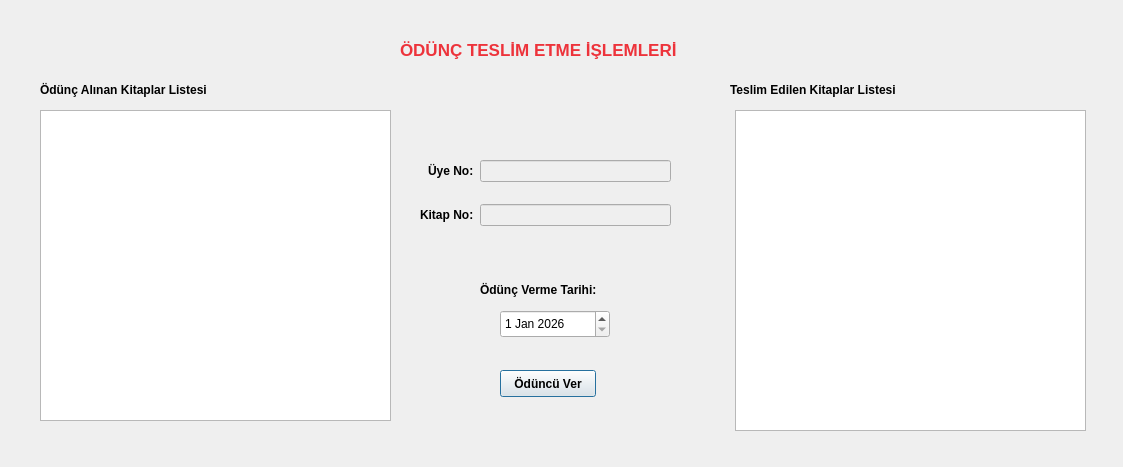
<?xml version="1.0" encoding="UTF-8"?>
<ui version="4.0">
 <class>TeslimEtme</class>
 <widget class="QDialog" name="TeslimEtme">
  <property name="geometry">
   <rect>
    <x>0</x>
    <y>0</y>
    <width>1123</width>
    <height>467</height>
   </rect>
  </property>
  <property name="windowTitle">
   <string>Dialog</string>
  </property>
  <widget class="QTableView" name="odunc_table">
   <property name="geometry">
    <rect>
     <x>40</x>
     <y>110</y>
     <width>351</width>
     <height>311</height>
    </rect>
   </property>
  </widget>
  <widget class="QTableView" name="teslim_table">
   <property name="geometry">
    <rect>
     <x>735</x>
     <y>110</y>
     <width>351</width>
     <height>321</height>
    </rect>
   </property>
  </widget>
  <widget class="QWidget" name="formLayoutWidget">
   <property name="geometry">
    <rect>
     <x>420</x>
     <y>160</y>
     <width>251</width>
     <height>91</height>
    </rect>
   </property>
   <layout class="QFormLayout" name="formLayout">
    <property name="labelAlignment">
     <set>Qt::AlignmentFlag::AlignRight|Qt::AlignmentFlag::AlignTrailing|Qt::AlignmentFlag::AlignVCenter</set>
    </property>
    <property name="verticalSpacing">
     <number>22</number>
    </property>
    <property name="topMargin">
     <number>0</number>
    </property>
    <item row="0" column="0">
     <widget class="QLabel" name="label_5">
      <property name="font">
       <font>
        <bold>true</bold>
       </font>
      </property>
      <property name="layoutDirection">
       <enum>Qt::LayoutDirection::LeftToRight</enum>
      </property>
      <property name="text">
       <string>Üye No:</string>
      </property>
     </widget>
    </item>
    <item row="0" column="1">
     <widget class="QLineEdit" name="uyeNo_line">
      <property name="enabled">
       <bool>false</bool>
      </property>
     </widget>
    </item>
    <item row="1" column="0">
     <widget class="QLabel" name="label_6">
      <property name="font">
       <font>
        <bold>true</bold>
       </font>
      </property>
      <property name="text">
       <string>Kitap No:</string>
      </property>
     </widget>
    </item>
    <item row="1" column="1">
     <widget class="QLineEdit" name="kitapNo_line">
      <property name="enabled">
       <bool>false</bool>
      </property>
     </widget>
    </item>
   </layout>
  </widget>
  <widget class="QDateEdit" name="dateEdit">
   <property name="geometry">
    <rect>
     <x>500</x>
     <y>310</y>
     <width>110</width>
     <height>28</height>
    </rect>
   </property>
   <property name="dateTime">
    <datetime>
     <hour>0</hour>
     <minute>0</minute>
     <second>0</second>
     <year>2026</year>
     <month>1</month>
     <day>1</day>
    </datetime>
   </property>
   <property name="maximumDate">
    <date>
     <year>3000</year>
     <month>1</month>
     <day>1</day>
    </date>
   </property>
   <property name="minimumDate">
    <date>
     <year>2000</year>
     <month>1</month>
     <day>1</day>
    </date>
   </property>
  </widget>
  <widget class="QLabel" name="label">
   <property name="geometry">
    <rect>
     <x>480</x>
     <y>280</y>
     <width>151</width>
     <height>19</height>
    </rect>
   </property>
   <property name="font">
    <font>
     <bold>true</bold>
    </font>
   </property>
   <property name="text">
    <string>Ödünç Verme Tarihi:</string>
   </property>
  </widget>
  <widget class="QLabel" name="label_2">
   <property name="geometry">
    <rect>
     <x>400</x>
     <y>40</y>
     <width>281</width>
     <height>19</height>
    </rect>
   </property>
   <property name="palette">
    <palette>
     <active>
      <colorrole role="WindowText">
       <brush brushstyle="SolidPattern">
        <color alpha="255">
         <red>237</red>
         <green>51</green>
         <blue>59</blue>
        </color>
       </brush>
      </colorrole>
     </active>
     <inactive>
      <colorrole role="WindowText">
       <brush brushstyle="SolidPattern">
        <color alpha="255">
         <red>237</red>
         <green>51</green>
         <blue>59</blue>
        </color>
       </brush>
      </colorrole>
     </inactive>
     <disabled/>
    </palette>
   </property>
   <property name="font">
    <font>
     <pointsize>13</pointsize>
     <bold>true</bold>
    </font>
   </property>
   <property name="text">
    <string>ÖDÜNÇ TESLİM ETME İŞLEMLERİ</string>
   </property>
  </widget>
  <widget class="QLabel" name="label_3">
   <property name="geometry">
    <rect>
     <x>40</x>
     <y>80</y>
     <width>221</width>
     <height>19</height>
    </rect>
   </property>
   <property name="font">
    <font>
     <bold>true</bold>
    </font>
   </property>
   <property name="text">
    <string>Ödünç Alınan Kitaplar Listesi</string>
   </property>
  </widget>
  <widget class="QLabel" name="label_4">
   <property name="geometry">
    <rect>
     <x>730</x>
     <y>80</y>
     <width>221</width>
     <height>20</height>
    </rect>
   </property>
   <property name="font">
    <font>
     <bold>true</bold>
    </font>
   </property>
   <property name="text">
    <string>Teslim Edilen Kitaplar Listesi</string>
   </property>
  </widget>
  <widget class="QPushButton" name="pushButton">
   <property name="geometry">
    <rect>
     <x>500</x>
     <y>370</y>
     <width>96</width>
     <height>27</height>
    </rect>
   </property>
   <property name="font">
    <font>
     <bold>true</bold>
    </font>
   </property>
   <property name="text">
    <string>Ödüncü Ver</string>
   </property>
  </widget>
 </widget>
 <resources/>
 <connections/>
</ui>
